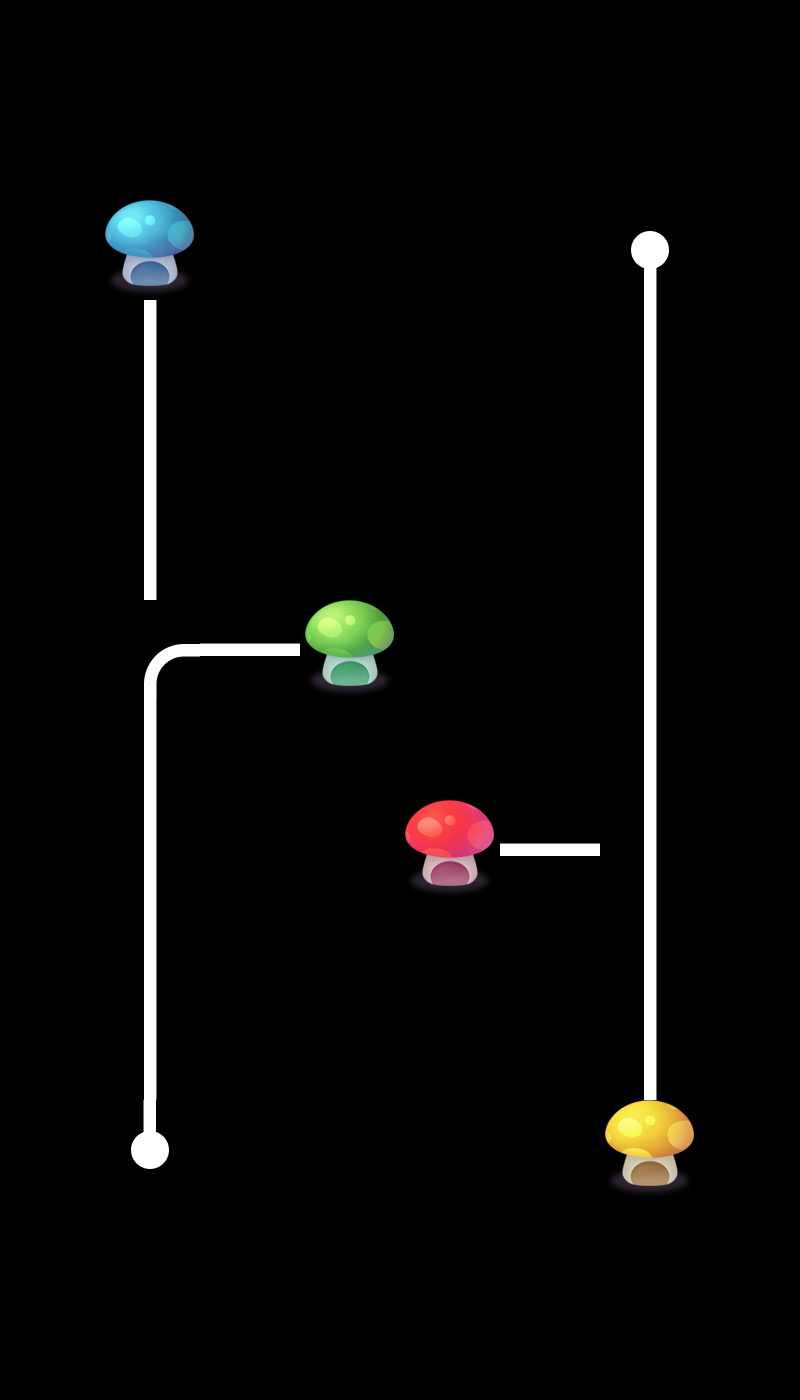

A 2D game scene composited from a Tiled map and its tileset images. What follows is a short description and the map's XML, with each tile layer's data collapsed to a summary:
An orthogonal 8x14 tile map with 100x100 px tiles, 2 tile layers (layer1, layer0), 2 tilesets and 2 objects.

<map version="1.0" orientation="orthogonal" renderorder="right-down" width="8" height="14" tilewidth="100" tileheight="100" nextobjectid="3">
 <tileset firstgid="1" name="tiled" tilewidth="100" tileheight="100">
  <image source="tiled.png" width="500" height="400" />
 </tileset>
 <tileset firstgid="21" name="tiled" tilewidth="100" tileheight="100">
  <image source="tiled.png" width="500" height="400" />
 </tileset>
 <layer name="layer1" width="8" height="14">
  <data>[112 cells, 12 non-empty, 5 distinct tile ids]</data>
 </layer>
 <layer name="layer0" width="8" height="14">
  <data>[112 cells, 12 non-empty, 6 distinct tile ids]</data>
 </layer>
 <objectgroup name="object1">
  <object id="1" x="115.152" y="606.061" width="66.6667" height="69.697">
   <properties>
    <property name="id" value="0" />
   </properties>
  </object>
  <object id="2" x="612.121" y="815.152" width="72.7273" height="69.697">
   <properties>
    <property name="id" value="1" />
   </properties>
  </object>
 </objectgroup>
</map>
